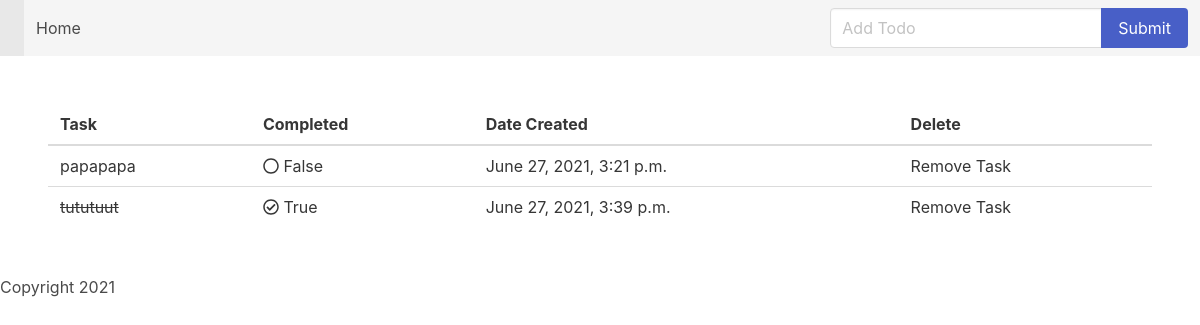
Page /home on the earlier database version.
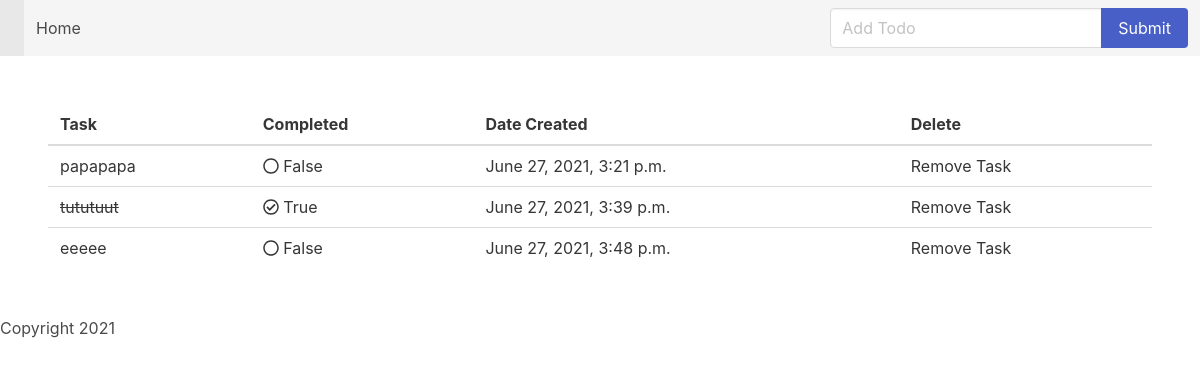
Same page on the later database version.
### todoapp/models.py (models this page shows, shortened)
class Todo(models.Model):
    task = models.CharField(max_length=200)
    completed = models.BooleanField(default=False)
    user  = models.ForeignKey(User, on_delete=models.CASCADE, null=True, blank=True)
    created = models.DateTimeField(auto_now_add=True)

### todoapp/views.py (the view)
# urls.py: 2. Add a URL to urlpatterns:  path('', views.home, name='home')
def home(request):
    if request.method == 'POST':
        form = TodoForm(request.POST or None)
        if form.is_valid():
            form.save()
            todos = Todo.objects.all()
            return render(request, 'home.html', {'todos': todos})
    else:
        todos = Todo.objects.all()
        return render(request, 'home.html', {'todos': todos})

### todoapp/templates/home.html (shortened to what this page needs)
{% extends 'base.html' %}
{% block content %}
<nav class="navbar is-light" role="navigation" aria-label="main navigation">
    <div class="navbar-brand">
        <a class="navbar-item" href="https://bulma.io">
        </a>
    </div>
    <div class="navbar-menu">
        <div class="navbar-start">
            <a class="navbar-item">
                Home
            </a>
        </div>
        <div class="navbar-end">
            <div class="navbar-item">
                <form method="POST">
                    <div class="field has-addons">
                        <div class="control">
                            <input name="task" class="input" type="text" placeholder="Add Todo">
                        </div>
                        <div class="control">
                            <button type="submit" class="button is-link">Submit</button>
                        </div>
                    </div>
                </form>
            </div>
        </div>
    </div>
</nav>
<section class="section">
    <table class="table is-hoverable is-fullwidth">
        <thead>
        <tr>
            <th>Task</th>
            <th>Completed</th>
            <th>Date Created</th>
            <th>Delete</th>
        </tr>
        </thead>
        {% for todo in todos %}
            <tr>
                <td>
                    {% if todo.completed == True %}
                        <span style="text-decoration: line-through">{{ todo.task }}</span>
                    {% else %}
                        {{ todo.task }}
                    {% endif %}
                </td>
                <td>
                    {% if todo.completed == True %}
                        <i class="far fa-check-circle"></i> {{ todo.completed }}
                    {% else %}
                        <i class="far fa-circle"></i> {{ todo.completed }}
                    {% endif %}
                </td>
                <td>
                    {{ todo.created}}
                </td>
                <td>
                    Remove Task
                </td>
            </tr>
        {% endfor %}
    </table>
</section>
{% endblock %}

Differences in the rows shown:
added Todo: task "eeeee", completed "False", created "June 27, 2021, 3:48 p.m."
